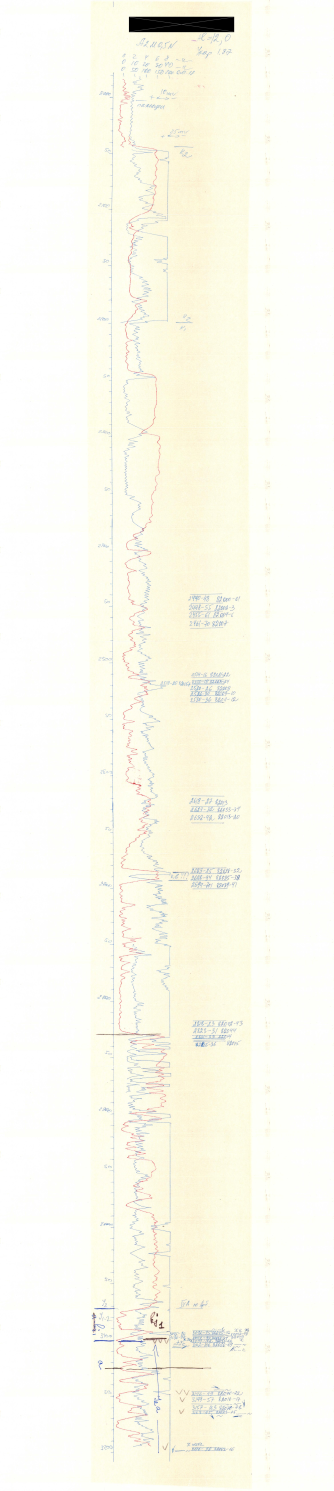
#> input picture data/GeoVision dataset/well_5_0.jpg, 2337 x 10431 px (shown at 1/7 size)
$ jupyter execute v0.1-zeinovich-line_length.ipynb
#> lines starting #> are read from the running program, lines starting #| are printed output that depends on the picture; after the words box and inside, x2 and y2 are one past the last pixel; in counts of white or black regions, pixels touching at a corner belong together
[cell 1]
import cv2
import numpy as np
import pandas as pd
import matplotlib.pyplot as plt

[cell 2]
IMG = "../data/GeoVision dataset/well_5_0.jpg"

[cell 3]
img = cv2.imread(IMG)
#> img is the input picture: shape (10431, 2337, 3); mean B, G, R 238.6, 250.4, 251.4
img = cv2.cvtColor(img, cv2.COLOR_BGR2GRAY)
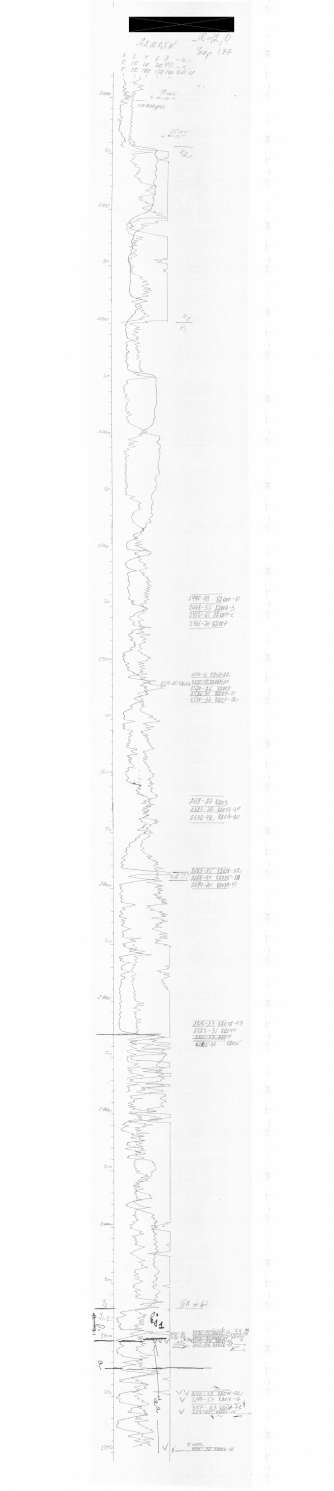
#> img: shape (10431, 2337) (shown at 1/7 size); min 0, max 255, mean 249.4
print(img.shape)
#| (10431, 2337)
cv2.imwrite("../data/well5gray.png", img)
#> Out = True

[cell 4]
plt.hist(img.flatten(), bins=100)
plt.show()
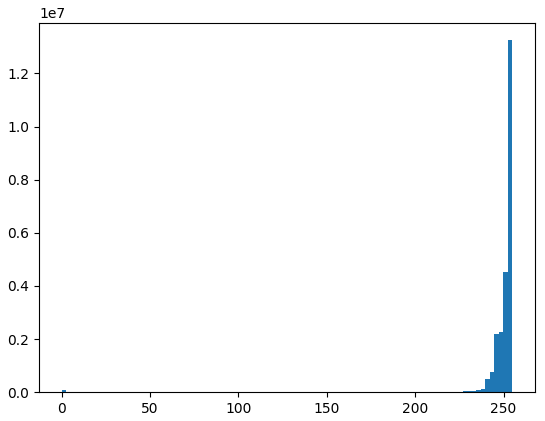
#> figure drawn by matplotlib, 1 panel; tallest bar 13251114 high, from x = 252.4 to 255

[cell 5]
img[img <= 220] = 0
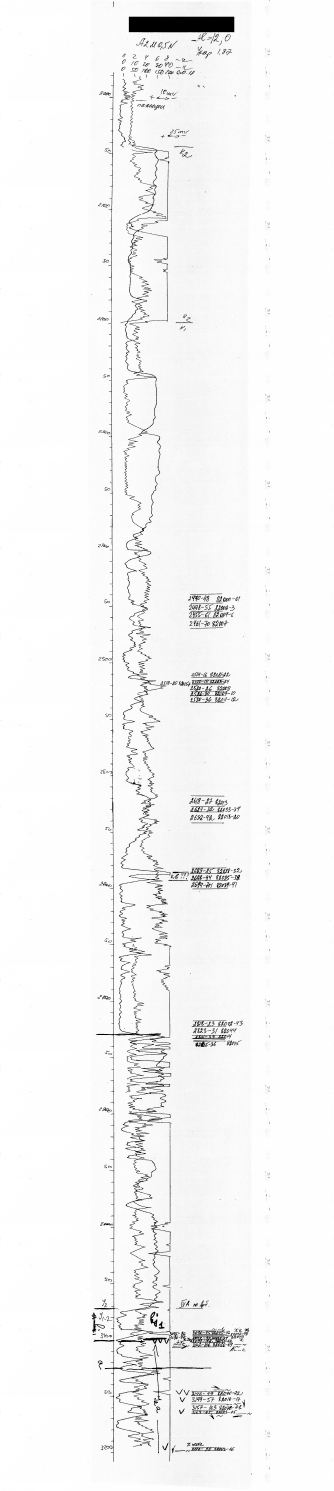
#> img: shape (10431, 2337) (shown at 1/7 size); min 0, max 255, mean 246.3
img[img > 220] = 255
#> img: shape (10431, 2337); 98% white; 1496 black regions (829 under 20 px), largest, box (x1, y1, x2, y2) and area: (655, 4492, 1479, 10233) 115642, (902, 117, 1640, 226) 80124, (843, 1500, 1176, 4686) 36507

[cell 6]
cv2.imwrite("../data/well5gray_thresh.png", img)
#> Out = True

[cell 7]
SKIP_COLORS = [
    255,
    ]

[cell 8]
class LineDFS:
    def __init__(self):
        self.moves = [
            (0, 1),
            (0, -1),
            (1, 0),
            (-1, 0),
            ]
        self.src = None
        self.lines = []
        self.line_lengths = []
        self.visited = set()

    def is_similar(self, cell, color, threshold=0.2):
        return abs(cell - color) < threshold * 255

    def dfs(self, r, c, i, color):
        if (
            r < 0
            or r == self.src.shape[0]
            or c < 0
            or c == self.src.shape[1]
            or not self.is_similar(self.src[r][c], color)
            or self.src[r][c] in SKIP_COLORS
            or (r, c) in self.visited
        ):
            return 0

        self.visited.add((r, c))
        self.lines[i].add((r, c))


        return (
            1 +
            self.dfs(r + 1, c, i, color) +
            self.dfs(r - 1, c, i, color) +
            self.dfs(r, c + 1, i, color) +
            self.dfs(r, c - 1, i, color)
            )

    def find_lines(self, src):
        self.src = src

        for row in range(self.src.shape[0]):
            for col in range(self.src.shape[1]):
                if (
                    not (((row, col) in self.visited)
                         or (self.src[row][col] in SKIP_COLORS))
                    ):
                    color = self.src[row][col]
                    self.lines.append(set())
                    len_ = self.dfs(row, col, len(self.lines) - 1, color)
                    self.line_lengths.append(len_)

        return self.lines

[cell 9]
test = np.ones((10, 10)) * 255
test[5, :] = 0
test[:, 4] = 50


line_dfs = LineDFS()

line_dfs.find_lines(test)

[cell 10]
len(line_dfs.visited)

[cell 11]
np.unique(img)
#> Out = [0, 255]

[cell 12]
line_dfs = LineDFS()

line_dfs.find_lines(img[1500:1700])
#> in find_lines (call 2), `self.src = src`:
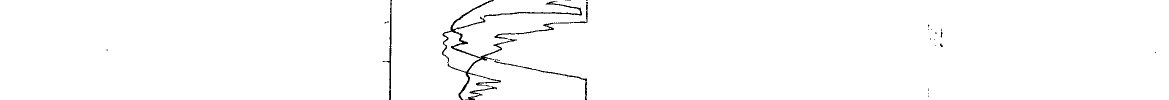
#> self.src: shape (200, 2337) (shown at 1/2 size); 98.8% white; black in thin lines or dots, all inside (x1, y1, x2, y2) = (213, 0, 2312, 200)
#> after the loop in find_lines (call 2), `for row in range(self.src.shape[0]):`: self.line_lengths = 31 values, max 2116 at index 1, min 1 at index 25, mean 173.9; self.lines = 31 items

[cell 13]
len(line_dfs.lines)
#> Out = 31

[cell 14]
for line, l in zip(line_dfs.lines, line_dfs.line_lengths):
    if l < 500:
        continue

    for r, c in line:
        img[r + 1500, c] = 255
#> this loop made 31 passes
#> l on passes 1 to 12: 637, 2116, 3, 8, 5, 722, 3, 672, 17, 9, 7, 2
#> img: shape (10431, 2337); 98% white; 1498 black regions (831 under 20 px), largest, box (x1, y1, x2, y2) and area: (655, 4492, 1479, 10233) 115642, (902, 117, 1640, 226) 80124, (843, 1673, 1125, 4686) 33508

cv2.imwrite("../data/dfs.png", img)
#> Out = True

$ run again, with data/GeoVision dataset/wells_2 _dots.png saved as data/GeoVision dataset/well_5_0.jpg
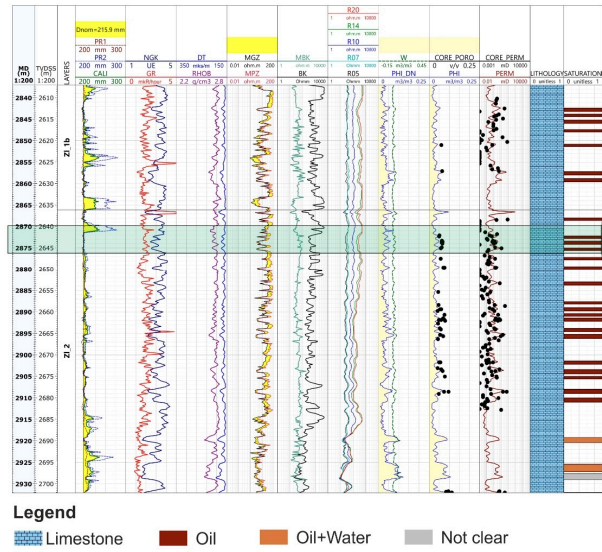
#> input picture data/GeoVision dataset/wells_2 _dots.png, 1203 x 1104 px (shown at 1/2 size)
#> img is the input picture: shape (1104, 1203, 3); mean B, G, R 228.2, 229.7, 227.9
#| (1104, 1203)
#> `cv2.imwrite("../data/well5gray.png", img)`: Out = True
#> `plt.show()`:
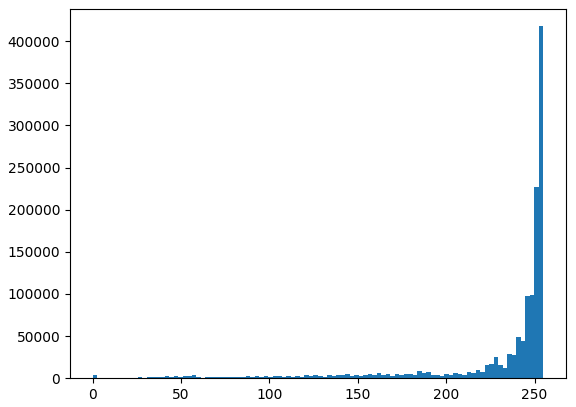
#> figure drawn by matplotlib, 1 panel; tallest bar 417689 high, from x = 252.4 to 255
#> `img[img <= 220] = 0`:
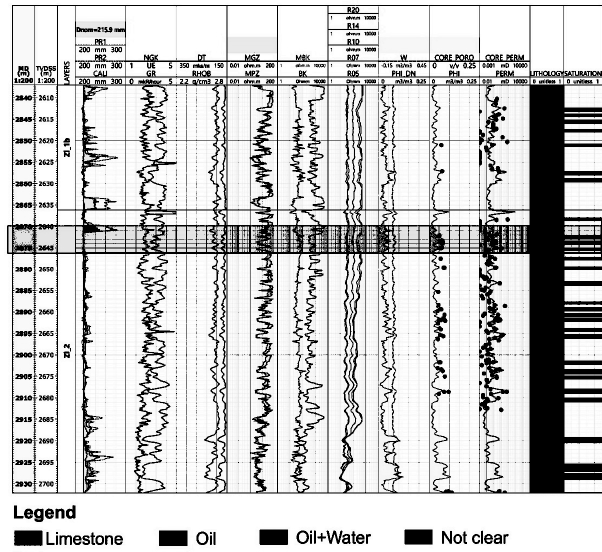
#> img: shape (1104, 1203) (shown at 1/2 size); min 0, max 255, mean 201.6
#> `np.unique(img)`: Out = [0, 255]
#> `len(line_dfs.lines)`: Out = 0
#> `cv2.imwrite("../data/dfs.png", img)`: Out = True
